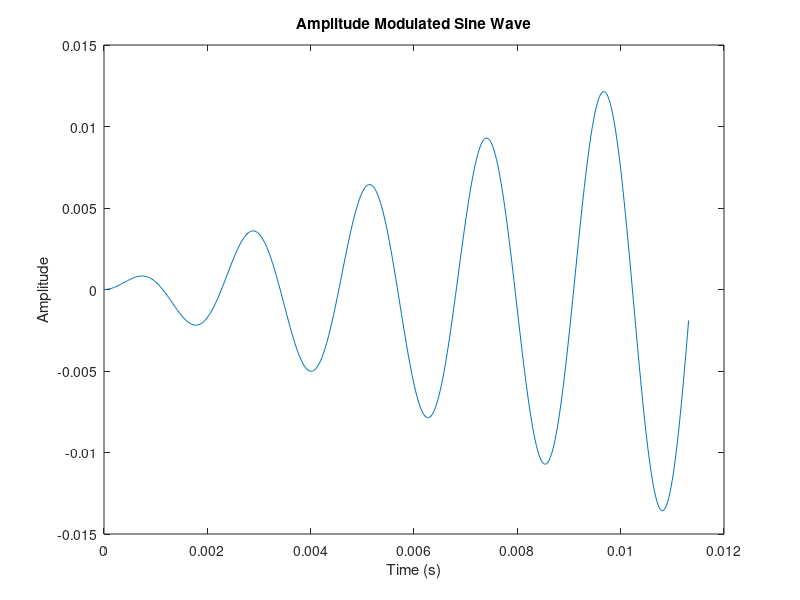

Write MATLAB code to recreate this figure.
f = 440;            
duration = 5;       
fs = 44100;         

t = 0:1/fs:duration;

W = sin(2*pi*f*t);

amplitude = sin(2*pi*t/duration); 
W_modulated = amplitude .* W;   

soundsc(W_modulated, fs);

figure;
plot(t(1:500), W_modulated(1:500));  
title('Amplitude Modulated Sine Wave');
xlabel('Time (s)');
ylabel('Amplitude');
